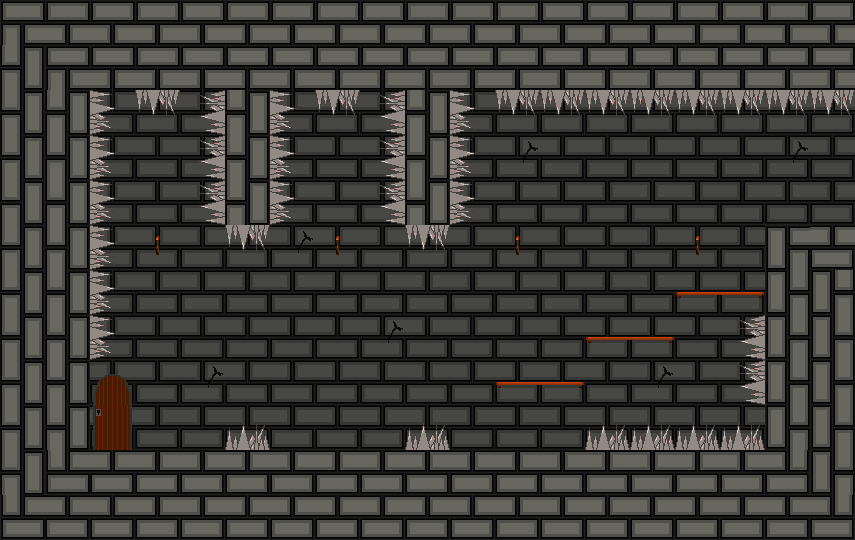

This game map was drawn from its Tiled (.tmx) file and the tilesets committed beside it. A one-line description and the full map source follow:
An orthogonal 19x12 tile map with 45x45 px tiles, 2 tile layers (Calque de Tuiles 1, Calque de Tuiles 2), 3 tilesets.

<map version="1.5" tiledversion="1.7.2" orientation="orthogonal" renderorder="right-down" width="19" height="12" tilewidth="45" tileheight="45" infinite="0" nextlayerid="3" nextobjectid="1">
 <tileset firstgid="1" name="briques sol" tilewidth="45" tileheight="45" tilecount="42" columns="6">
  <image source="briques sol.png" width="270" height="315" />
 </tileset>
 <tileset firstgid="43" name="brique v finale" tilewidth="45" tileheight="45" tilecount="16" columns="4">
  <image source="briques_fond.png" width="180" height="180" />
 </tileset>
 <tileset firstgid="59" name="New Piskel" tilewidth="45" tileheight="45" tilecount="16" columns="4">
  <image source="decor.png" width="180" height="180" />
 </tileset>
 <layer id="1" name="Calque de Tuiles 1" width="19" height="12">
  <data encoding="csv">
15,11,11,11,11,11,11,11,11,11,11,11,11,11,11,11,11,11,11,
10,15,11,11,11,11,11,11,11,11,11,11,11,11,11,11,11,11,11,
10,10,46,46,46,10,46,46,46,10,46,46,46,46,46,46,46,46,46,
10,10,46,46,47,10,46,46,46,10,46,47,46,46,46,46,46,47,46,
10,10,46,46,46,10,46,46,46,10,46,46,46,46,46,46,46,46,46,
10,10,46,48,46,46,47,48,46,46,46,48,46,46,46,48,46,2147483662,9,
10,10,46,46,46,46,46,46,46,46,46,46,46,46,46,46,46,12,12,
10,10,46,46,46,46,46,46,47,46,46,46,46,46,46,46,46,12,12,
10,10,46,46,47,46,46,46,46,46,46,46,46,46,47,46,46,12,12,
10,10,46,46,46,46,46,46,46,46,46,46,46,46,46,46,46,12,12,
10,2147483661,9,9,9,9,9,9,9,9,9,9,9,9,9,9,9,13,12,
2147483661,9,9,9,9,9,9,9,9,9,9,9,9,9,9,9,9,9,13
</data>
 </layer>
 <layer id="2" name="Calque de Tuiles 2" width="19" height="12">
  <data encoding="csv">
0,0,0,0,0,0,0,0,0,0,0,0,0,0,0,0,0,0,0,
0,0,0,0,0,0,0,0,0,0,0,0,0,0,0,0,0,0,0,
0,0,2684354632,1073741896,1610612808,0,2684354632,1073741896,1610612808,0,2684354632,1073741896,1073741896,1073741896,1073741896,1073741896,1073741896,1073741896,1073741896,
0,0,2684354632,0,1610612808,0,2684354632,0,1610612808,0,2684354632,0,0,0,0,0,0,0,0,
0,0,2684354632,0,1610612808,0,2684354632,0,1610612808,0,2684354632,0,0,0,0,0,0,0,0,
0,0,2684354632,0,0,1073741896,0,0,0,1073741896,0,0,0,0,0,0,0,0,0,
0,0,2684354632,0,0,0,0,0,0,0,0,0,0,0,0,60,61,0,0,
0,0,2684354632,0,0,0,0,0,0,0,0,0,0,60,61,0,1610612808,0,0,
0,0,67,0,0,0,0,0,0,0,0,60,61,0,0,0,1610612808,0,0,
0,0,68,0,0,72,0,0,0,72,0,0,0,72,72,72,72,0,0,
0,0,0,0,0,0,0,0,0,0,0,0,0,0,0,0,0,0,0,
0,0,0,0,0,0,0,0,0,0,0,0,0,0,0,0,0,0,0
</data>
 </layer>
</map>
